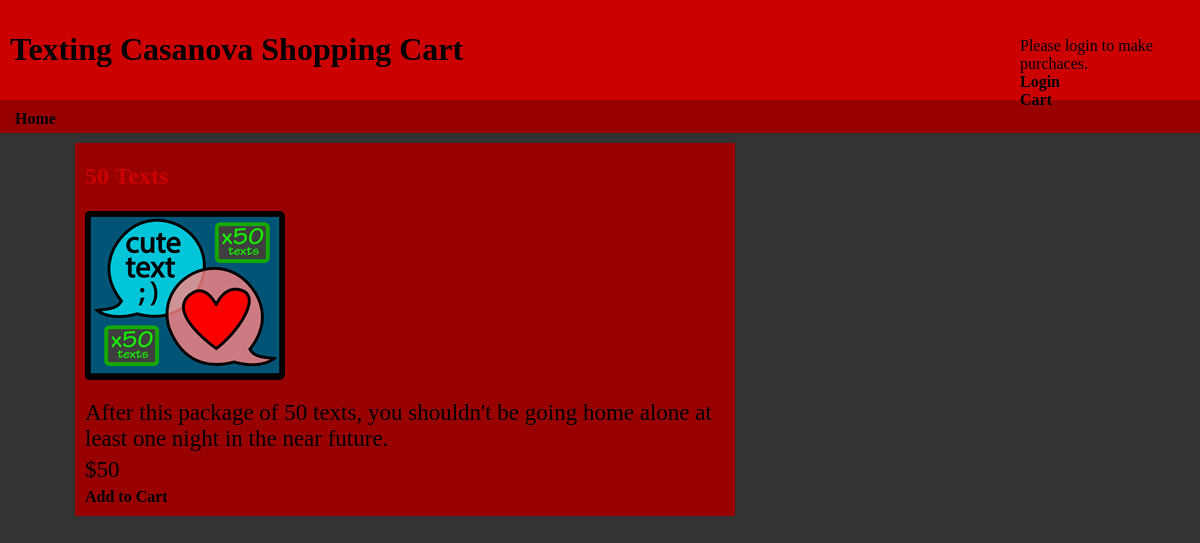
The page /getprod.php?productid=2 on the database its author committed.
### tables this page shows
CREATE TABLE IF NOT EXISTS `products` (
  `product_id` int(11) NOT NULL AUTO_INCREMENT,
  `name` varchar(255) NOT NULL,
  `description_short` varchar(255) NOT NULL,
  `description_long` mediumtext NOT NULL,
  `price` decimal(10,0) NOT NULL,
  `image_path` varchar(256) NOT NULL,
  `stock` int(11) NOT NULL,
  PRIMARY KEY (`product_id`)
);

### getprod.php (the view, shortened to what this page needs)
<?php
	require_once 'conn.php';
	require_once 'header.php';
	if (isset($_GET['productid']))
	{
		$productid = $_GET['productid'];
		$sql = "SELECT name, description_long, price, image_path, stock " .
				   "FROM products " .
				   "WHERE product_id=" . $productid;
				$result = mysql_query($sql, $conn)
					or die('Could not look up products: ' . mysql_error());
				if ($row = mysql_fetch_array($result))
				{
					echo '<div class="item_big';
					if ($row['stock'] < 1 &&
						$row['stock'] != -1)
					{
						echo ' soldout';
					}
					echo '">';
					echo '<a href="getprod.php?productid=' . $productid . '"><h2>' . $row['name'] . '</h2></a>';
					echo '<a href="getprod.php?productid=' . $productid . '"><img src="images/thumb/' . $row['image_path'] . '_thumb.png" /img></a>';
					echo '<p class="description_long">' . $row['description_long'] . '</p>';
					echo '<p class="price">$' . $row['price'] . '</p>';
					echo '<a href="transact-product.php?action=AddProduct&productid=' . $productid . '&quantity=1" >Add to Cart</a>';
					echo '</div>';
				}
	}
	else
	{
		redirect('index.php');
	}
	require_once 'footer.php';
?>

### css/main.css (style rules this page uses)
html { background-color:#333; }
body { margin: 0; padding: 0; }
a { font-family: exo; color: #000; text-decoration: none; font-weight:bold; padding-top:3px; padding-bottom:3px; }
h2 { color: #CC0000; font-family: exo; font-weight: bold; padding-top: 5px; margin-top: 5px; margin-bottom: 5px; }
p { margin-top: 5px; margin-bottom: 5px; font-family: sertig; font-size: 23px; color: #000; }
.item_big { background-color: #900; color: #000; width:640px; margin-left: 50px; margin-top: 10px; padding-top: 10px; padding-bottom: 10px; padding-left: 10px; padding-right: 10px; }

### rows shown on the page
products: image_path (picture), description_long "After this package of 50 texts, you shouldn't be going home alone at least one night in the near future.", price "50"
